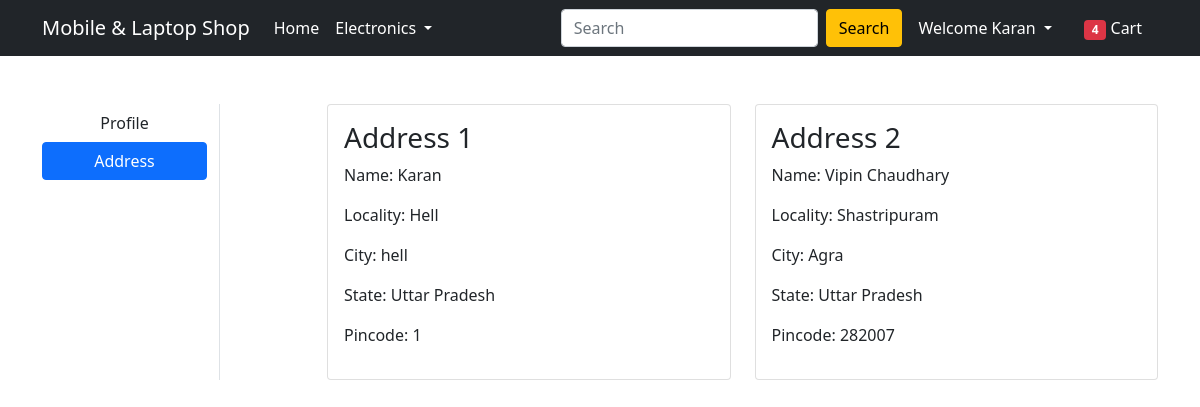
The page /address/ (signed in) on the database its author committed.
### app/models.py (models this page shows, shortened)
class Customer(models.Model):
	user = models.ForeignKey(User, on_delete=models.CASCADE)
	name = models.CharField(max_length=200)
	locality = models.CharField(max_length=200)
	city = models.CharField(max_length=50)
	zipcode = models.IntegerField()
	state = models.CharField(choices=STATE_CHOICES, max_length=50)

### app/views.py (the view)
# urls.py: path('address/', views.address, name='address'),
@login_required
def address(request):
    add = Customer.objects.filter(user=request.user)
    return render(request, 'app/address.html', {'add':add})

### app/templates/app/address.html (shortened to what this page needs)
{% extends 'app/base.html' %}
{% load static %}
{% block main-content %}
<div class="container my-5">
 <div class="row">
  <div class="col-sm-2 border-end">
   <ul class="list-unstyled">
    <li class="d-grid"><a href="{% url 'profile' %}" class="btn">Profile</a></li>
    <li class="d-grid"><a href="{% url 'address' %}" class="btn btn-primary">Address</a></li>
   </ul>
  </div>
  <div class="col-sm-9 offset-sm-1">
   <div class="row">
    {% for ad in add %}
    <div class="col-sm-6">
     <div class="card">
      <div class="card-body">
       <h3>Address {{forloop.counter}}</h3>
       <p>Name: {{ad.name}}</p>
       <p>Locality: {{ad.locality}}</p>
       <p>City: {{ad.city}}</p>
       <p>State: {{ad.state}}</p>
       <p>Pincode: {{ad.zipcode}}</p>
      </div>
     </div>
    </div>
    {% endfor %}
   </div>
  </div>
 </div>
</div>
{% endblock main-content %}

### app/templates/app/base.html (shortened to what this page needs)
<!doctype html>
{% load static %}
<html lang="en">
  <head>
    <link href="https://cdn.jsdelivr.net/npm/bootstrap@5.0.0-beta1/dist/css/bootstrap.min.css" rel="stylesheet">
    <link rel="stylesheet" href="{% static 'app/css/owl.carousel.min.css' %}">
    <link rel="stylesheet" href="{% static 'app/css/all.min.css' %}">
    <link rel="stylesheet" href="{% static 'app/css/style.css' %}">
  </head>
  <body>
    <nav class="navbar navbar-expand-lg navbar-dark bg-dark">
     <div class="container">
       <a class="navbar-brand" >Mobile & Laptop Shop</a>
       <div class="collapse navbar-collapse" id="navbarSupportedContent">
         <ul class="navbar-nav me-auto mb-2 mb-lg-0">
           <li class="nav-item">
             <a class="nav-link active" aria-current="page" href="/">Home</a>
           </li>
           <li class="nav-item dropdown">
             <a class="nav-link dropdown-toggle text-white" href="#" id="electronicsDropdown" role="button" data-bs-toggle="dropdown" aria-expanded="false">
               Electronics
             </a>
           </li>
         </ul>
         <form class="d-flex">
           <input class="form-control me-2" type="search" placeholder="Search" aria-label="Search">
           <button class="btn btn-warning" type="submit">Search</button>
         </form>
         <div>
          <ul class="navbar-nav me-auto mb-2 mb-lg-0">
            {% if request.user.is_authenticated %}
           <li class="nav-item dropdown mx-2">
              <a class="nav-link dropdown-toggle text-white" href="#" id="profileDropdown" role="button" data-bs-toggle="dropdown" aria-expanded="false">
                Welcome {{request.user.username|capfirst}}
              </a>
            </li>
            <li class="nav-item mx-2">
             <a href="{% url 'showcart' %}" class="nav-link text-white"><span class="badge bg-danger">4</span> Cart </a>
            </li>
            {% endif %}
          </ul>
         </div>
       </div>
     </div>
    </nav>
    {% block main-content %} {% endblock main-content %}
  </body>
</html>

### rows shown on the page
Customer: name "Karan", locality "Hell", city "hell", state "Uttar Pradesh", zipcode "1"
Customer: name "Vipin Chaudhary", locality "Shastripuram", city "Agra", state "Uttar Pradesh", zipcode "282007"

### other values the page prints
{{ request.user.username|capfirst }} "Karan"
